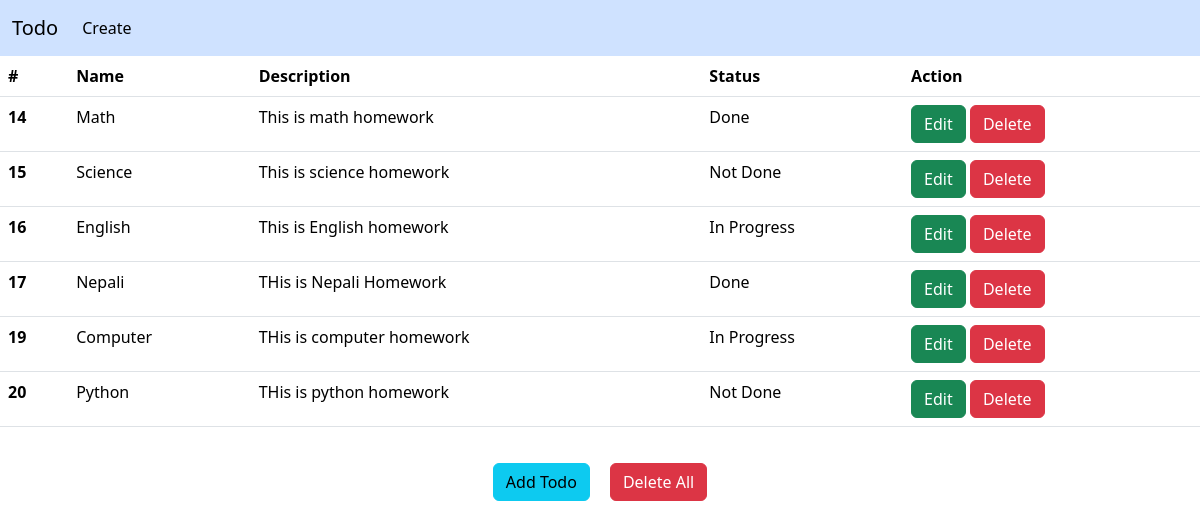
The page / on the database its author committed.
### base/models.py (models this page shows)
class Todo(models.Model):
    name = models.CharField(max_length= 100)
    description = models.TextField()
    status = models.CharField(max_length= 50)

### base/views.py (the view)
# urls.py: 2. Add a URL to urlpatterns:  path('', views.home, name='home')
def home(request):
    todo = Todo.objects.all()
    return render(request, 'index.html',{'todo':todo})

### base/templates/index.html (shortened to what this page needs)
<!DOCTYPE html>
<html lang="en">
  <head>
    <link
      href="https://cdn.jsdelivr.net/npm/bootstrap@5.3.3/dist/css/bootstrap.min.css"
      rel="stylesheet"
    />
  </head>
  <body>
    {% include 'nav.html' %}
    <table class="table">
      <thead>
        <tr>
          <th scope="col">#</th>
          <th scope="col">Name</th>
          <th scope="col">Description</th>
          <th scope="col">Status</th>
          <th scope="col">Action</th>
        </tr>
      </thead>
      <tbody>
        {% for t in todo %}
        <tr>
          <th scope="row">{{t.id}}</th>
          <td>{{t.name}}</td>
          <td>{{t.description}}</td>
          <td>{{t.status}}</td>
          <td>
            <a href="{% url 'edit' pk=t.id %}"
              ><button type="button" class="btn btn-success">Edit</button></a
            >
            <a href="{% url 'confirm' pk=t.id %}"
              ><button type="button" class="btn btn-danger">Delete</button></a
            >
          </td>
        </tr>
        {% endfor %}
      </tbody>
    </table>
    <div class="btns">
    <a href="{% url 'create' %}"
      ><button type="button" class="btn btn-info add">Add Todo</button></a
    >
<button type="button" class="btn btn-danger" data-bs-toggle="modal" data-bs-target="#staticBackdrop">
  Delete All
</button>
  </div>
  </body>
</html>

### base/templates/nav.html (shortened to what this page needs)
<nav class="navbar navbar-expand-lg bg-primary-subtle">
  <div class="container-fluid">
    <a class="navbar-brand" href="{% url 'home' %}">Todo</a>
    <div class="collapse navbar-collapse" id="navbarNav">
      <ul class="navbar-nav">
        <li class="nav-item">
          <a class="nav-link active" aria-current="page" href="{% url 'create' %}">Create</a>
        </li>
      </ul>
    </div>
  </div>
</nav>

### base/templates/index.html (style rules this page uses)
.btns { padding: 20px; display: flex; justify-content: center; }
.add { margin-right: 20px; }

### rows shown on the page
Todo: id "14", name "Math", description "This is math homework", status "Done"
Todo: id "15", name "Science", description "This is science homework", status "Not Done"
Todo: id "16", name "English", description "This is English homework", status "In Progress"
Todo: id "17", name "Nepali", description "THis is Nepali Homework", status "Done"
Todo: id "19", name "Computer", description "THis is computer homework", status "In Progress"
Todo: id "20", name "Python", description "THis is python homework", status "Not Done"
